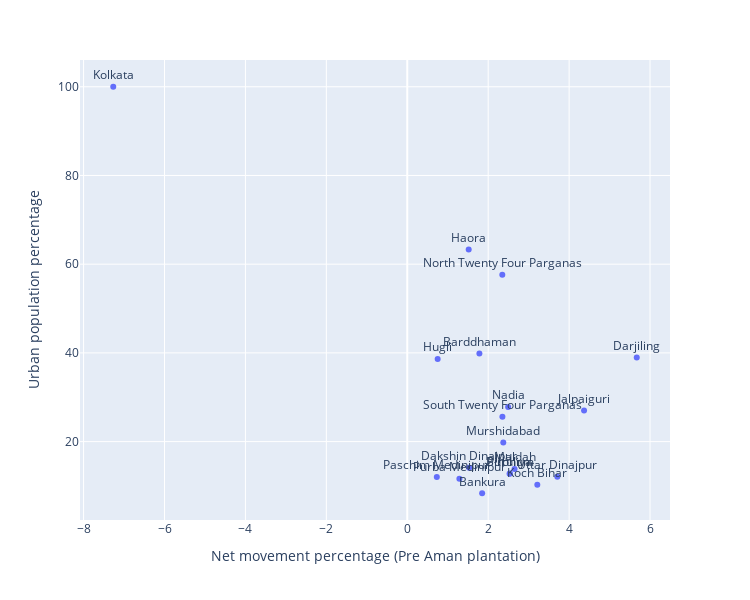

This figure's notebook cell:
### Markdown cell above
#### Pre-plantation (Aman)

### Code cell
fig = px.scatter(pre_post, x='net_mvmt_pct_pre', y='urban_pct', labels={
    'urban_pct': 'Urban population percentage',
    'net_mvmt_pct_pre': 'Net movement percentage (Pre Aman plantation)',
},
                 text='adm2_name'
                )

fig.update_traces(textposition='top center')

fig.update_layout(
    height=600,
    width=750,
    title_text=''
)

fig.show()

# fig.write_image("Charts/aman_pre_plantation_ru.png", scale=15)

### Figure 1 — Plotly figure (JSON) as saved in the notebook; plotly's stock layout.template omitted (floating-point values rounded to 4 significant figures)
{"data": [{"hovertemplate": "Net movement percentage (Pre Aman plantation)=%{x}<br>Urban population percentage=%{y}<br>adm2_name=%{text}<extra></extra>", "legendgroup": "", "marker": {"color": "#636efa", "symbol": "circle"}, "mode": "markers+text", "name": "", "orientation": "v", "showlegend": false, "text": ["Bankura", "Barddhaman", "Birbhum", "Dakshin Dinajpur", "Darjiling", "Haora", "Hugli", "Jalpaiguri", "Koch Bihar", "Kolkata", "Maldah", "Murshidabad", "Nadia", "North Twenty Four Parganas", "Paschim Medinipur", "Purba Medinipur", "Puruliya", "South Twenty Four Parganas", "Uttar Dinajpur"], "textposition": "top center", "type": "scatter", "x": [1.851, 1.783, 2.537, 1.528, 5.672, 1.518, 0.7512, 4.37, 3.214, -7.267, 2.652, 2.373, 2.493, 2.349, 0.7302, 1.289, 2.528, 2.352, 3.708], "xaxis": "x", "y": [8.36, 39.87, 12.8, 14.13, 38.99, 63.3, 38.62, 27, 10.25, 100, 13.8, 19.78, 27.81, 57.59, 12.03, 11.65, 12.75, 25.61, 12.07], "yaxis": "y"}], "layout": {"height": 600, "legend": {"tracegroupgap": 0}, "margin": {"t": 60}, "title": {"text": ""}, "width": 750, "xaxis": {"anchor": "y", "domain": [0, 1], "title": {"text": "Net movement percentage (Pre Aman plantation)"}}, "yaxis": {"anchor": "x", "domain": [0, 1], "title": {"text": "Urban population percentage"}}}}
